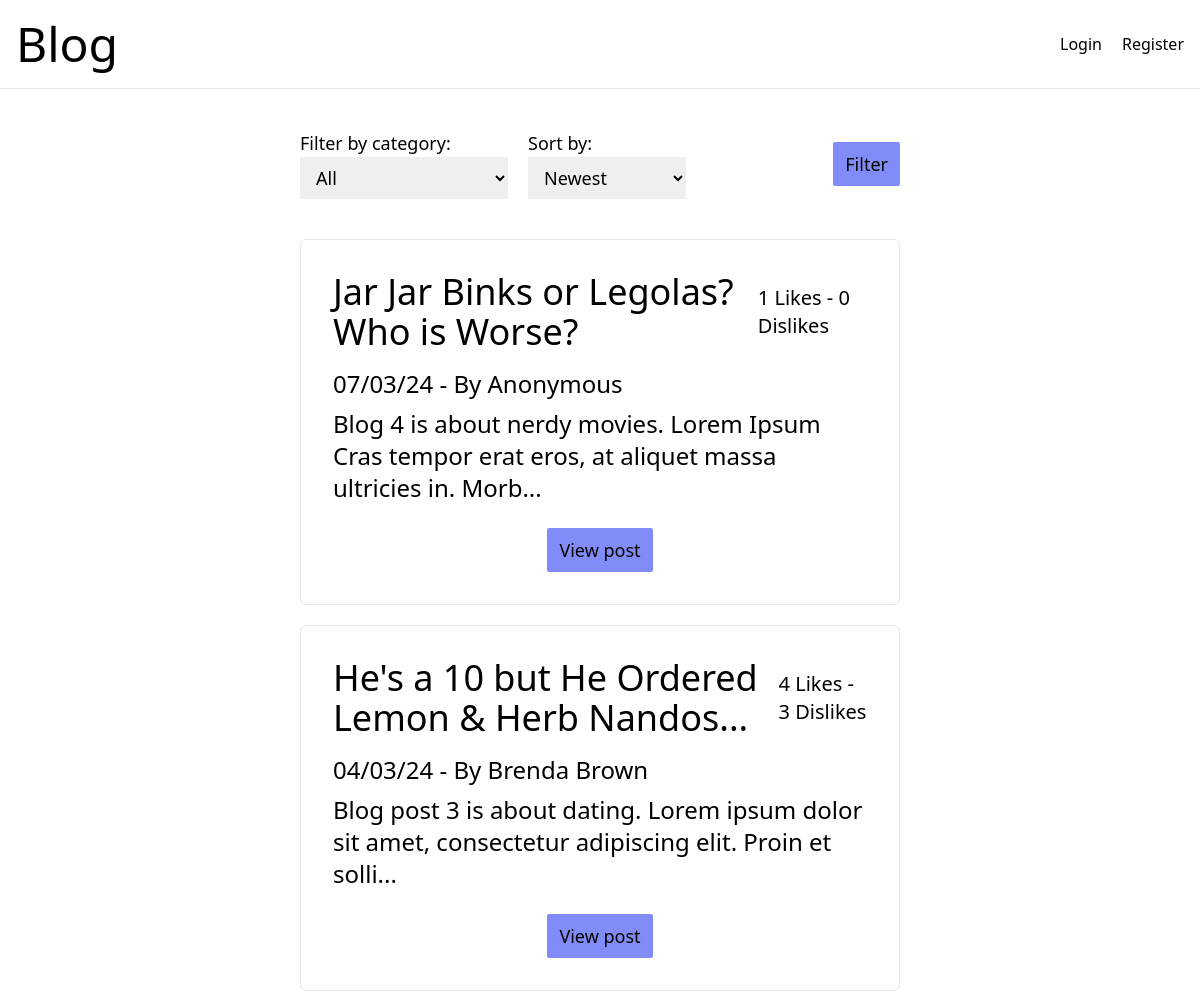
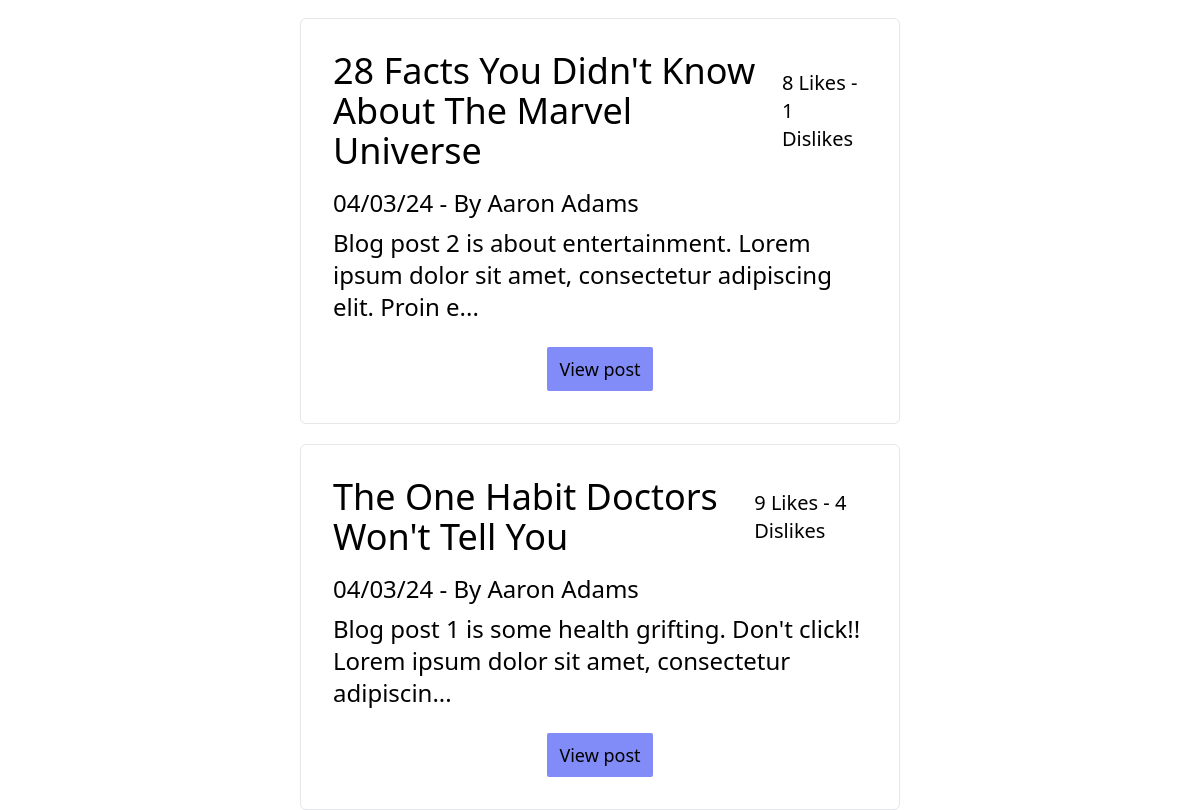
The app's page /, older data (2 pictures, top to bottom).
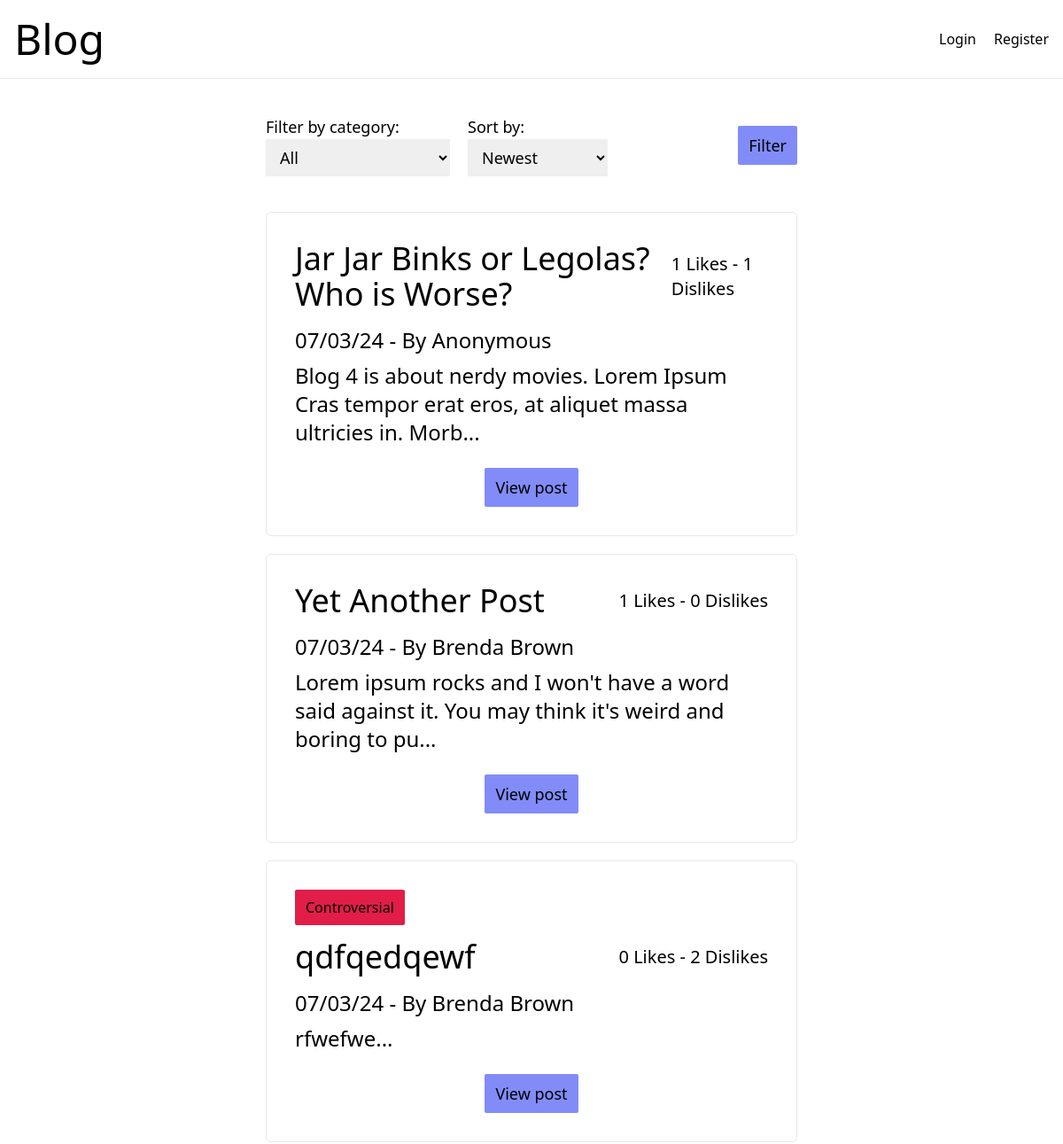
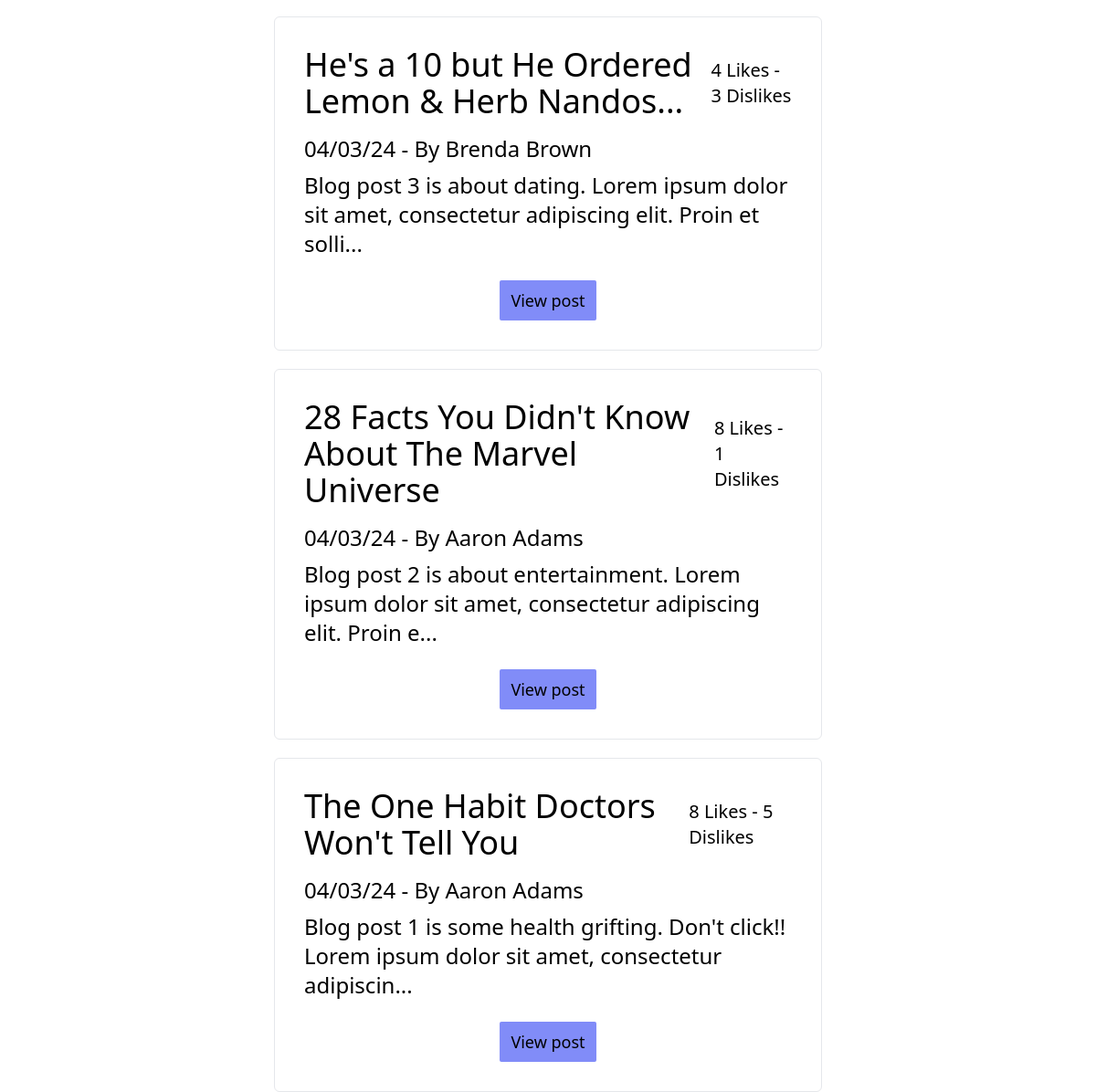
The same page, newer data (2 pictures, top to bottom).
### tables this page shows
CREATE TABLE `blogposts` (
  `id` int(11) unsigned NOT NULL AUTO_INCREMENT,
  `title` varchar(500) NOT NULL,
  `content` longtext NOT NULL,
  `authorid` int(11) NOT NULL,
  `posttime` timestamp NOT NULL,
  PRIMARY KEY (`id`)
);

CREATE TABLE `users` (
  `id` int(11) unsigned NOT NULL AUTO_INCREMENT,
  `username` varchar(250) NOT NULL,
  `email` varchar(500) NOT NULL,
  `password` varchar(1000) NOT NULL,
  PRIMARY KEY (`id`)
);

### src/Models/BlogModel.php (called while the page is built, shortened)
<?php
require_once 'src/Entities/Blog.php';
class BlogModel
{
    private PDO $db;
    public function __construct(PDO $db)
    {
        $this->db = $db;
    }
    public function getAllPosts(): array
    {
        $query = $this->db->prepare('SELECT
        `blogposts`.`id` AS "id",
        `blogposts`.`title` AS "title",
        `blogposts`.`content` AS "content",
        `blogposts`.`authorid` AS "authorid",
        `blogposts`.`posttime` AS "posttime",
        `categories`.`name` AS "category",
        `users`.`username` AS "username",
        COUNT(`likes`.`id`) AS "total",
        SUM(`likes`.`value`) AS "likes"
        FROM `blogposts`
        LEFT JOIN `users`
        ON `blogposts`.`authorid` = `users`.`id`
        LEFT JOIN `likes`
        ON `blogposts`.`id`=`likes`.`blogid`
        LEFT JOIN `categories`
        ON `blogposts`.`category` = `categories`.`id`
        GROUP BY `blogposts`.`id`
        ORDER BY `posttime` DESC;');
        $query->execute();
        $blog = $query->fetchAll();
        return $this->hydrateAllBlogs($blog);
    }
    public function hydrateSingleBlog(array $data): Blog|false
    {
        $username = $data['username'] ?: 'Anonymous';
        $dislikes = $data['total']-$data['likes'];
        return new Blog($data['id'], $data['title'], $data['content'], $data['authorid'], $username, $data['posttime'], $data['category'],$data['likes'], $dislikes);
    }
    public function hydrateAllBlogs(array $data): array
    {
        $blogs = [];
        foreach ($data as $blog) {
            $blogs[] = $this->hydrateSingleBlog($blog);
        }
        return $blogs;
    }
}

### src/Entities/Blog.php (called while the page is built, shortened)
<?php
readonly class Blog
{
    public function __construct(int $id, string $title, string $content, ?int $authorId, string $username, string $postTime, ?string $category, int|null $likes, int|null $dislikes)
    {
        $this->id = $id;
        $this->title = $title;
        $this->extract = substr($content, 0, 100) . '...';
        $this->username = $username;
        $this->postTime = gmdate("d/m/y", strtotime($postTime));
        $this->likes = $likes ?: 0;
        $this->dislikes = $dislikes ?: 0;
        $this->controversial = ($this->likes*1.5)<$this->dislikes ? true : false;
    }
}

### index.php (the view, shortened to what this page needs)
<?php
require_once 'src/connectToDb.php';
require_once 'src/Models/BlogModel.php';
$db = connectToDb();
$blogModel = new BlogModel($db);
$blogs = $blogModel->getAllPosts();
$selected = '';
function injectSelectedAttribute($selected, $optionValue) {
    return strtolower($selected) === strtolower($optionValue) ? 'selected="selected"' : 'Newest';
}
?>
<!DOCTYPE html>
<html lang="en">
<head>
    <script src="https://cdn.tailwindcss.com"></script>
</head>
<body class="selection:bg-teal-200">
<nav class="flex justify-between items-center py-5 px-4 mb-10 border-b border-solid">
    <a href="index.php"><h1 class="text-5xl">Blog</h1></a>
    <div class="flex gap-5">
        <?php echo isset($_SESSION['userid']) ?
        '<a href="addPost.php">Create Post</a><a href="logout.php">Logout</a>':
        '<a href="login.php">Login</a><a href="register.php">Register</a>'; ?>
    </div>
</nav>
<form class="container lg:w-1/2 gap-5 mx-auto mb-10 flex justify-between items-center flex-col lg:flex-row px-5 sm:px-0" method="post">
    <div class=" w-full flex flex-col lg:flex-row gap-5">
        <div>
            <label for="category" class="text-lg block xl:inline">Filter by category:</label>
            <select id="category" class="px-3 py-2 text-lg w-full xl:w-auto">
                <option>All</option>
            </select>
        </div>
        <div>
            <label for="sort" class="text-lg block xl:inline">Sort by:</label>
            <select id="sort" name="sort" class="px-3 py-2 text-lg w-full xl:w-auto" >
                <option value="newest"  <?php echo injectSelectedAttribute($selected, 'newest'); ?> >Newest</option>
            </select>
        </div>
    </div>
    <input class="px-3 py-2 text-lg bg-indigo-400 hover:bg-indigo-700 hover:text-white transition inline-block rounded-sm" type="submit" name="Filter" value="Filter">
</form>
<section class="container lg:w-1/2 mx-auto flex flex-col gap-5">
    <?php
    foreach ($blogs as $blogpost): ?>
        <article class="p-8 border border-solid rounded-md">
            <?php echo $blogpost->controversial ? '<span class="px-3 py-2 bg bg-rose-600 inline-block mb-4 rounded-sm">Controversial</span> ':'' ;
            echo strlen($blogpost->category)>1 ? '<span class="px-3 py-2 bg bg-slate-200 inline-block mb-4 rounded-sm">' . $blogpost->category . '</span>':'' ;?>
            <div class="flex justify-between items-center flex-col md:flex-row mb-4">
                <h2 class="text-4xl"><?php echo $blogpost->title; ?></h2>
                <span class="text-xl"><?php echo $blogpost->likes . ' Likes - ' . $blogpost->dislikes . ' Dislikes' ?></span>
            </div>
            <p class="text-2xl mb-2"><?php echo $blogpost->postTime . ' - By ' . $blogpost->username?></p>
            <p class="text-2xl mb-2"><?php echo $blogpost->extract ?></p>
            <div class="flex justify-center">
                <a class="px-3 py-2 mt-4 text-lg bg-indigo-400 hover:bg-indigo-700 hover:text-white transition inline-block rounded-sm" href="singlePost.php?id=<?php echo $blogpost->id?>">View post</a>
            </div>
        </article>
    <?php endforeach;
    ?>
</section>
</body>
</html>

Row changes from the older to the newer data that the page shows:
computed for blogposts "Jar Jar Binks or Legolas? Who is Worse?": authorid "0" → "1"
added blogposts: title "Yet Another Post", likes "1", dislikes "0", posttime "07/03/24", authorid.username "Brenda Brown", content "Lorem ipsum rocks and I won't have a word said against it. You may think it's weird and boring to pu..."
added blogposts: shows "Controversial", title "qdfqedqewf", likes "0", dislikes "2", posttime "07/03/24", authorid.username "Brenda Brown", content "rfwefwe..."
computed for blogposts "The One Habit Doctors Won't Tell You": likes "9" → "8"; dislikes "4" → "5"
